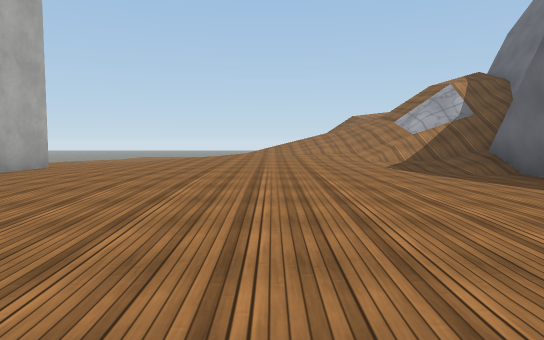
view 1 (above)

16 first-person views from a walk through a scene from a Unity 3-D project. The camera is 1.2 m above the floor, tilts 4° down and sees 70° across. The floor is counted in squares, 2 m on a side. Each view is taken from the middle of a square. On the plan, view 1 faces up. The plan holds only what a view shows up to about 11 squares ahead; the rest is blank. The place goes on beyond the plan. The player is left out. Surface patterns are stand-ins for the level's own textures.

view 2
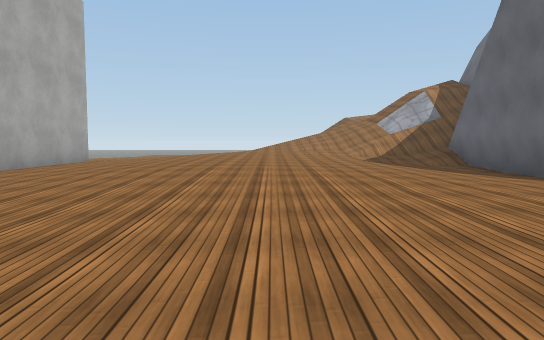

view 3
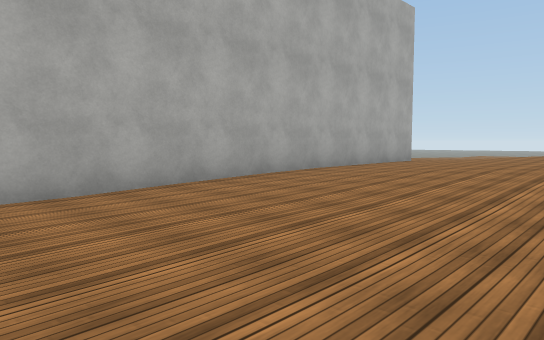

view 4
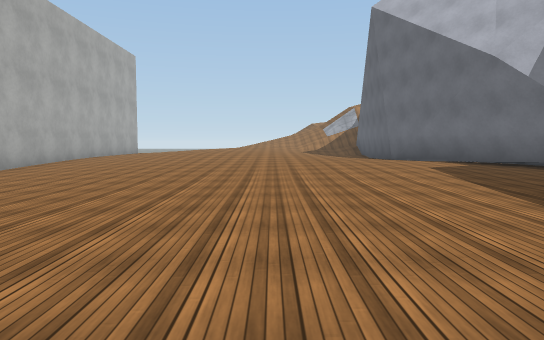

view 5
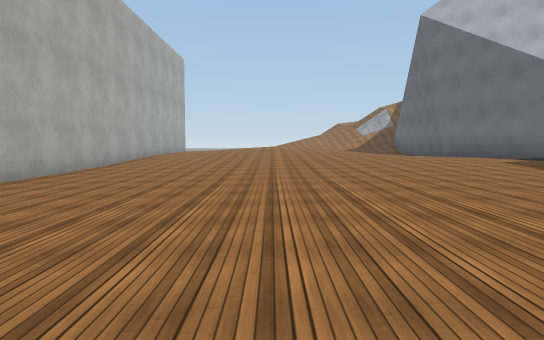

view 6
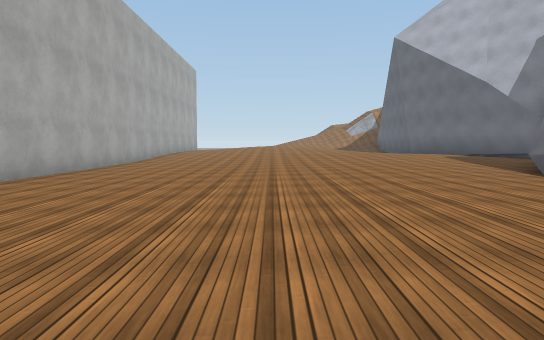

view 7
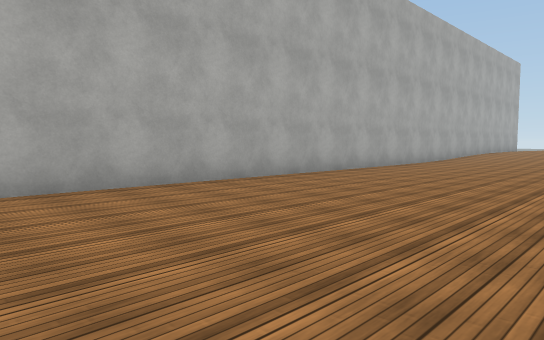

view 8
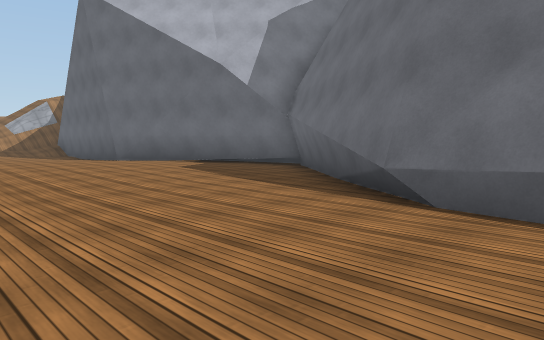

view 9
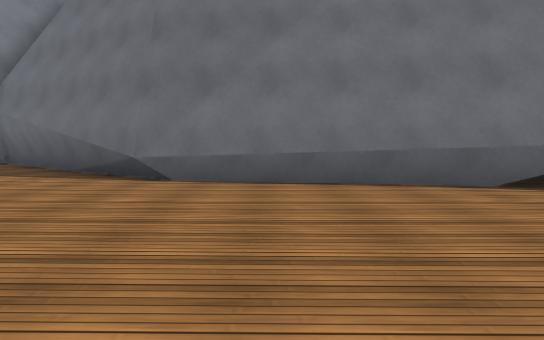

view 10
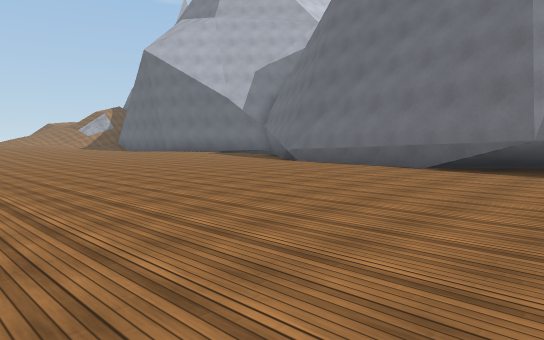

view 11
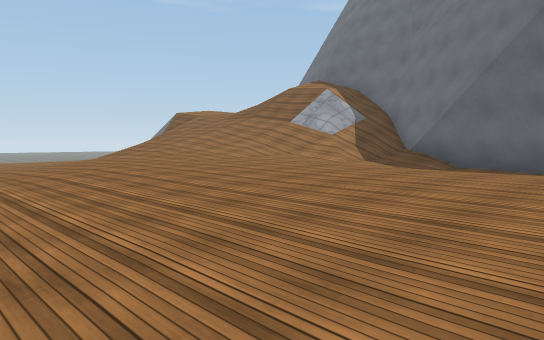

view 12
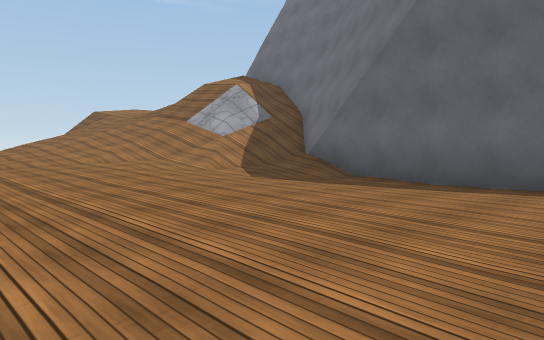

view 13
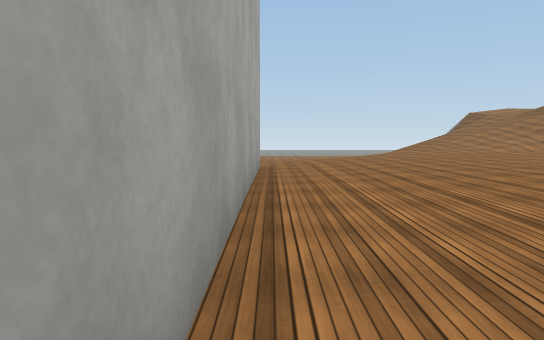

view 14
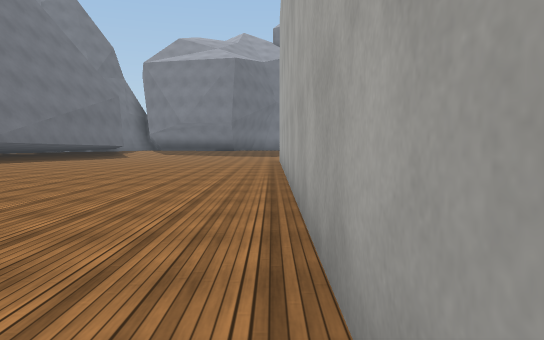

view 15
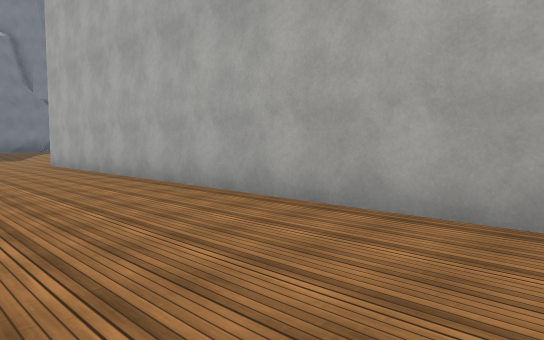

view 16
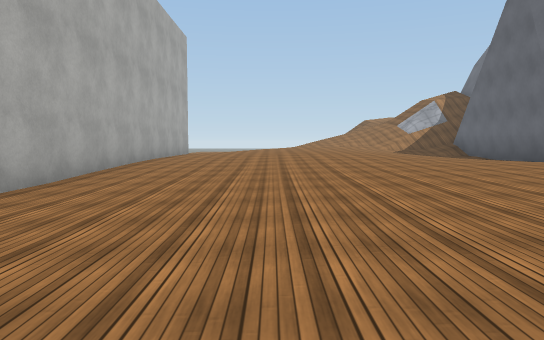

### Floor plan
Key: @ floor where view 1 was taken; # wall or solid block; . main floor; : floor 0.25 m higher than the main floor; + floor 0.5 m higher than the main floor; - floor 0.5 m lower than the main floor; * floor 0.75 m higher than the main floor; / step, stairs or slope.
Columns run from 6 left of view 1 to 7 right of it. Each row starts with its distance up from view 1.
 11  ::/**///--- #
 10  :+++***/#-/##
  9 #:+++***///##
  8 #:+++***+//#
  7 #:+++++++::#
  6 #::++++++::#
  5 #::++++++::#
  4 #::++++++::#
  3 #:::+++++::#
  2 #::::::::::##
  1 #..:::::::::#
  0 #...::@:::::##
 -1 #....::::::::#
 -2 #....::::::::#
 -3 #......:::::##
 -4 #.......:::##
 -5 #..........#
 -6 #.........##
 -7 #.........#
 -8 #.........#
 -9 #........##
-10 #........#
-11 #........#
-12 #........#
-13 #.......##
-14 #.......#

Where each view was taken, in squares from view 1:
view 1: 0 up, 0 right, facing up
view 2: 2 down, 0 right, facing up
view 3: 2 down, 0 right, facing up-left
view 4: 9 down, 1 right, facing up
view 5: 10 down, 1 left, facing up
view 6: 13 down, 1 left, facing up
view 7: 14 down, 0 right, facing up-left
view 8: 8 down, 0 right, facing up-right
view 9: 8 down, 2 left, facing right
view 10: 14 down, 5 left, facing up-right
view 11: 4 up, 5 left, facing up-right
view 12: 3 up, 2 left, facing up-right
view 13: 1 up, 5 left, facing up
view 14: 3 down, 5 left, facing down
view 15: 4 down, 2 left, facing down-left
view 16: 6 down, 2 left, facing up
